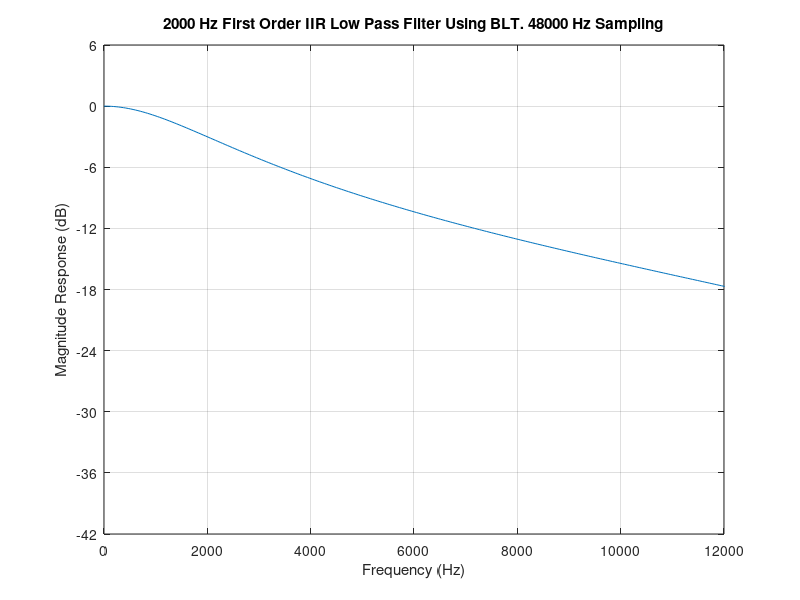
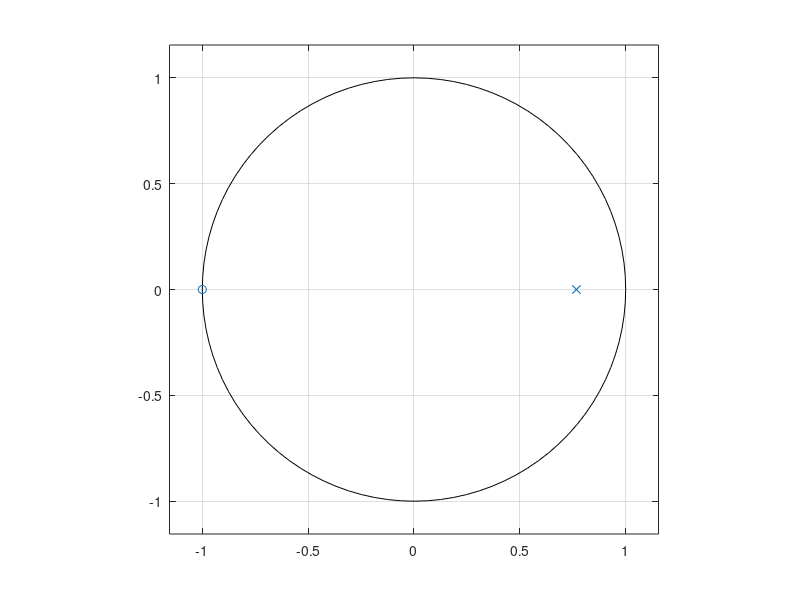

These figures' MATLAB source, in order:
% IIR_order_1.m
% Calculating IIR filter coefficients of 1st Order lowpass IIR Filter 

% Numerator coefficients for first order lowpass

B00 = 3812;
B01 = 3812;
B02 = 0;

% Denominator coefficients for first order filter

A00 = 32767;
A01 = -25143;
A02 = 0;

% Numerator coefficients for second order lowpass 

B10 = 472;
B11 = 472 * 2 ;
B12 = 472;

% Denominator coefficients for second order lowpass

A10 = 32767;        % Always 1.0000
A11 = -26754 * 2;
A12 = 22629;

sos = [B00 B01 B02 A00 A01 A02 ];

% Convert second order sections to transfer function
[b, a] = sos2tf( sos );

Fs = 48000          % Sampling frequency 
[H,f] = freqz ( b, a, 512, Fs);
magnitude = 20 * log10(abs(H));
plot ( f, magnitude), grid on
xlabel ('Frequency (Hz)');
ylabel ('Magnitude Response (dB)');
title ('2000 Hz First Order IIR Low Pass Filter Using BLT. 48000 Hz Sampling');
set (gca, 'xlim', [0, 12000])
set (gca, 'XTick', [0, 2000, 4000, 6000, 8000, 10000, 12000])
set (gca, 'XTickLabel', [0 2000 4000 6000 8000 10000, 12000])
set (gca, 'ylim', [-42, 6])
set (gca, 'YTick', [-42, -36, -30, -24, -18, -12, -6, 0, 6])
set (gca, 'YTickLabel', [-42, -36,-30, -24, -18, -12, -6, 0, 6])

figure
zplane ( b, a)
